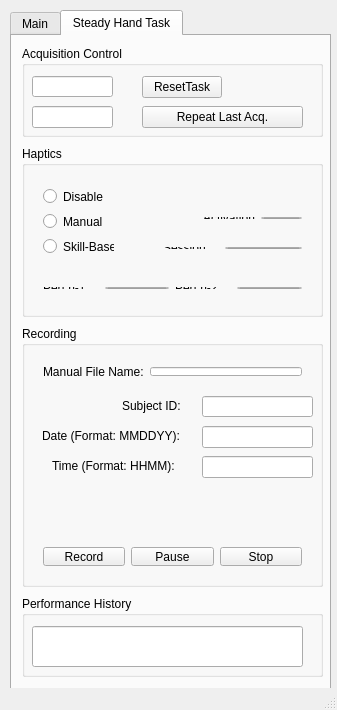
<?xml version="1.0" encoding="UTF-8"?>
<ui version="4.0">
 <class>MainWindow</class>
 <widget class="QMainWindow" name="MainWindow">
  <property name="geometry">
   <rect>
    <x>0</x>
    <y>0</y>
    <width>337</width>
    <height>710</height>
   </rect>
  </property>
  <property name="windowTitle">
   <string>MainWindow</string>
  </property>
  <widget class="QWidget" name="centralWidget">
   <widget class="QTabWidget" name="tabWidget">
    <property name="geometry">
     <rect>
      <x>10</x>
      <y>10</y>
      <width>321</width>
      <height>681</height>
     </rect>
    </property>
    <property name="currentIndex">
     <number>1</number>
    </property>
    <widget class="QWidget" name="main_tab">
     <attribute name="title">
      <string>Main</string>
     </attribute>
     <widget class="QGroupBox" name="groupBox">
      <property name="geometry">
       <rect>
        <x>10</x>
        <y>20</y>
        <width>281</width>
        <height>251</height>
       </rect>
      </property>
      <property name="autoFillBackground">
       <bool>true</bool>
      </property>
      <property name="title">
       <string>Tasks</string>
      </property>
      <property name="checkable">
       <bool>false</bool>
      </property>
      <layout class="QGridLayout" name="gridLayout">
       <item row="1" column="0">
        <widget class="QPushButton" name="button_task_1">
         <property name="sizePolicy">
          <sizepolicy hsizetype="Minimum" vsizetype="Expanding">
           <horstretch>0</horstretch>
           <verstretch>0</verstretch>
          </sizepolicy>
         </property>
         <property name="styleSheet">
          <string notr="true"/>
         </property>
         <property name="text">
          <string>Task 1</string>
         </property>
         <property name="checkable">
          <bool>true</bool>
         </property>
         <attribute name="buttonGroup">
          <string notr="true">buttonGroup</string>
         </attribute>
        </widget>
       </item>
       <item row="3" column="0">
        <widget class="QPushButton" name="button_task_3">
         <property name="sizePolicy">
          <sizepolicy hsizetype="Minimum" vsizetype="Expanding">
           <horstretch>0</horstretch>
           <verstretch>0</verstretch>
          </sizepolicy>
         </property>
         <property name="text">
          <string>Task 3</string>
         </property>
         <property name="checkable">
          <bool>true</bool>
         </property>
         <attribute name="buttonGroup">
          <string notr="true">buttonGroup</string>
         </attribute>
        </widget>
       </item>
       <item row="2" column="0">
        <widget class="QPushButton" name="button_task_2">
         <property name="sizePolicy">
          <sizepolicy hsizetype="Minimum" vsizetype="Expanding">
           <horstretch>0</horstretch>
           <verstretch>0</verstretch>
          </sizepolicy>
         </property>
         <property name="text">
          <string>Task 2</string>
         </property>
         <property name="checkable">
          <bool>true</bool>
         </property>
         <attribute name="buttonGroup">
          <string notr="true">buttonGroup</string>
         </attribute>
        </widget>
       </item>
       <item row="5" column="0">
        <widget class="QPushButton" name="button_task_4">
         <property name="sizePolicy">
          <sizepolicy hsizetype="Minimum" vsizetype="Expanding">
           <horstretch>0</horstretch>
           <verstretch>0</verstretch>
          </sizepolicy>
         </property>
         <property name="styleSheet">
          <string notr="true"/>
         </property>
         <property name="text">
          <string>Task 4</string>
         </property>
         <property name="checkable">
          <bool>true</bool>
         </property>
         <attribute name="buttonGroup">
          <string notr="true">buttonGroup</string>
         </attribute>
        </widget>
       </item>
       <item row="5" column="1">
        <widget class="QPushButton" name="button_task_8">
         <property name="sizePolicy">
          <sizepolicy hsizetype="Minimum" vsizetype="Expanding">
           <horstretch>0</horstretch>
           <verstretch>0</verstretch>
          </sizepolicy>
         </property>
         <property name="text">
          <string>Task 8</string>
         </property>
         <property name="checkable">
          <bool>true</bool>
         </property>
         <attribute name="buttonGroup">
          <string notr="true">buttonGroup</string>
         </attribute>
        </widget>
       </item>
       <item row="1" column="1">
        <widget class="QPushButton" name="button_task_5">
         <property name="sizePolicy">
          <sizepolicy hsizetype="Minimum" vsizetype="Expanding">
           <horstretch>0</horstretch>
           <verstretch>0</verstretch>
          </sizepolicy>
         </property>
         <property name="text">
          <string>Task 5</string>
         </property>
         <property name="checkable">
          <bool>true</bool>
         </property>
         <attribute name="buttonGroup">
          <string notr="true">buttonGroup</string>
         </attribute>
        </widget>
       </item>
       <item row="2" column="1">
        <widget class="QPushButton" name="button_task_6">
         <property name="sizePolicy">
          <sizepolicy hsizetype="Minimum" vsizetype="Expanding">
           <horstretch>0</horstretch>
           <verstretch>0</verstretch>
          </sizepolicy>
         </property>
         <property name="text">
          <string>Task 6</string>
         </property>
         <property name="checkable">
          <bool>true</bool>
         </property>
         <attribute name="buttonGroup">
          <string notr="true">buttonGroup</string>
         </attribute>
        </widget>
       </item>
       <item row="3" column="1">
        <widget class="QPushButton" name="button_task_7">
         <property name="sizePolicy">
          <sizepolicy hsizetype="Minimum" vsizetype="Expanding">
           <horstretch>0</horstretch>
           <verstretch>0</verstretch>
          </sizepolicy>
         </property>
         <property name="text">
          <string>Task 7</string>
         </property>
         <property name="checkable">
          <bool>true</bool>
         </property>
         <attribute name="buttonGroup">
          <string notr="true">buttonGroup</string>
         </attribute>
        </widget>
       </item>
      </layout>
     </widget>
     <widget class="QGroupBox" name="option_group">
      <property name="geometry">
       <rect>
        <x>10</x>
        <y>280</y>
        <width>281</width>
        <height>111</height>
       </rect>
      </property>
      <property name="title">
       <string>Options</string>
      </property>
      <widget class="QCheckBox" name="checkBox_pub_imgs">
       <property name="geometry">
        <rect>
         <x>20</x>
         <y>80</y>
         <width>111</width>
         <height>20</height>
        </rect>
       </property>
       <property name="text">
        <string>Publish Imgs</string>
       </property>
      </widget>
      <widget class="QWidget" name="layoutWidget">
       <property name="geometry">
        <rect>
         <x>160</x>
         <y>30</y>
         <width>111</width>
         <height>71</height>
        </rect>
       </property>
       <layout class="QVBoxLayout" name="verticalLayout_2">
        <item>
         <widget class="QPushButton" name="button_calib_arm1">
          <property name="sizePolicy">
           <sizepolicy hsizetype="Minimum" vsizetype="Expanding">
            <horstretch>0</horstretch>
            <verstretch>0</verstretch>
           </sizepolicy>
          </property>
          <property name="text">
           <string>Calibrate Arm 1</string>
          </property>
         </widget>
        </item>
        <item>
         <widget class="QPushButton" name="button_calib_arm2">
          <property name="sizePolicy">
           <sizepolicy hsizetype="Minimum" vsizetype="Expanding">
            <horstretch>0</horstretch>
            <verstretch>0</verstretch>
           </sizepolicy>
          </property>
          <property name="text">
           <string>Calibrate Arm 2</string>
          </property>
         </widget>
        </item>
       </layout>
      </widget>
      <widget class="QPushButton" name="button_home_masters">
       <property name="geometry">
        <rect>
         <x>20</x>
         <y>30</y>
         <width>109</width>
         <height>31</height>
        </rect>
       </property>
       <property name="sizePolicy">
        <sizepolicy hsizetype="Minimum" vsizetype="Expanding">
         <horstretch>0</horstretch>
         <verstretch>0</verstretch>
        </sizepolicy>
       </property>
       <property name="text">
        <string>Home Masters</string>
       </property>
      </widget>
     </widget>
     <widget class="QPushButton" name="button_kill_core">
      <property name="geometry">
       <rect>
        <x>20</x>
        <y>420</y>
        <width>111</width>
        <height>61</height>
       </rect>
      </property>
      <property name="text">
       <string>Kill Core</string>
      </property>
     </widget>
     <widget class="QPushButton" name="button_exit">
      <property name="geometry">
       <rect>
        <x>150</x>
        <y>420</y>
        <width>131</width>
        <height>61</height>
       </rect>
      </property>
      <property name="text">
       <string>EXIT</string>
      </property>
     </widget>
    </widget>
    <widget class="QWidget" name="steady_hand_tab">
     <attribute name="title">
      <string>Steady Hand Task</string>
     </attribute>
     <widget class="QGroupBox" name="groupBox_3">
      <property name="geometry">
       <rect>
        <x>10</x>
        <y>10</y>
        <width>301</width>
        <height>91</height>
       </rect>
      </property>
      <property name="title">
       <string>Acquisition Control</string>
      </property>
      <widget class="QLineEdit" name="line_edit_num_repetitions">
       <property name="geometry">
        <rect>
         <x>10</x>
         <y>30</y>
         <width>81</width>
         <height>21</height>
        </rect>
       </property>
       <property name="sizePolicy">
        <sizepolicy hsizetype="Minimum" vsizetype="Fixed">
         <horstretch>0</horstretch>
         <verstretch>0</verstretch>
        </sizepolicy>
       </property>
      </widget>
      <widget class="QLineEdit" name="line_edit_duration">
       <property name="geometry">
        <rect>
         <x>10</x>
         <y>60</y>
         <width>81</width>
         <height>22</height>
        </rect>
       </property>
       <property name="sizePolicy">
        <sizepolicy hsizetype="Minimum" vsizetype="Fixed">
         <horstretch>0</horstretch>
         <verstretch>0</verstretch>
        </sizepolicy>
       </property>
      </widget>
      <widget class="QPushButton" name="button_reset">
       <property name="geometry">
        <rect>
         <x>120</x>
         <y>30</y>
         <width>80</width>
         <height>22</height>
        </rect>
       </property>
       <property name="text">
        <string>ResetTask</string>
       </property>
      </widget>
      <widget class="QPushButton" name="button_repeat">
       <property name="geometry">
        <rect>
         <x>120</x>
         <y>60</y>
         <width>161</width>
         <height>22</height>
        </rect>
       </property>
       <property name="text">
        <string>Repeat Last Acq.</string>
       </property>
      </widget>
     </widget>
     <widget class="QGroupBox" name="groupBox_4">
      <property name="geometry">
       <rect>
        <x>10</x>
        <y>110</y>
        <width>301</width>
        <height>171</height>
       </rect>
      </property>
      <property name="title">
       <string>Haptics</string>
      </property>
      <widget class="QWidget" name="layoutWidget">
       <property name="geometry">
        <rect>
         <x>170</x>
         <y>60</y>
         <width>121</width>
         <height>24</height>
        </rect>
       </property>
       <layout class="QHBoxLayout" name="horizontalLayout_3">
        <item>
         <widget class="QLabel" name="activation_label">
          <property name="text">
           <string>Activation</string>
          </property>
         </widget>
        </item>
        <item>
         <widget class="QLineEdit" name="input_ac_activation">
          <property name="text">
           <string/>
          </property>
          <property name="readOnly">
           <bool>false</bool>
          </property>
         </widget>
        </item>
       </layout>
      </widget>
      <widget class="QWidget" name="layoutWidget">
       <property name="geometry">
        <rect>
         <x>10</x>
         <y>30</y>
         <width>93</width>
         <height>91</height>
        </rect>
       </property>
       <layout class="QVBoxLayout" name="verticalLayout_3">
        <item>
         <widget class="QRadioButton" name="button_haptics_disable">
          <property name="text">
           <string>Disable</string>
          </property>
          <attribute name="buttonGroup">
           <string notr="true">buttonGroup_2</string>
          </attribute>
         </widget>
        </item>
        <item>
         <widget class="QRadioButton" name="button_haptics_manual">
          <property name="text">
           <string>Manual</string>
          </property>
          <attribute name="buttonGroup">
           <string notr="true">buttonGroup_2</string>
          </attribute>
         </widget>
        </item>
        <item>
         <widget class="QRadioButton" name="button_haptics_skill">
          <property name="text">
           <string>Skill-Based</string>
          </property>
          <attribute name="buttonGroup">
           <string notr="true">buttonGroup_2</string>
          </attribute>
         </widget>
        </item>
       </layout>
      </widget>
      <widget class="QWidget" name="layoutWidget">
       <property name="geometry">
        <rect>
         <x>10</x>
         <y>130</y>
         <width>281</width>
         <height>24</height>
        </rect>
       </property>
       <layout class="QHBoxLayout" name="horizontalLayout_2">
        <item>
         <widget class="QLabel" name="init_perf_label">
          <property name="text">
           <string>Perf n-1    </string>
          </property>
         </widget>
        </item>
        <item>
         <widget class="QLineEdit" name="input_init_perf_1">
          <property name="text">
           <string/>
          </property>
          <property name="readOnly">
           <bool>false</bool>
          </property>
         </widget>
        </item>
        <item>
         <widget class="QLabel" name="init_perf_label_2">
          <property name="text">
           <string>Perf n-2    </string>
          </property>
         </widget>
        </item>
        <item>
         <widget class="QLineEdit" name="input_init_perf_2">
          <property name="text">
           <string/>
          </property>
          <property name="readOnly">
           <bool>false</bool>
          </property>
         </widget>
        </item>
       </layout>
      </widget>
      <widget class="QWidget" name="layoutWidget">
       <property name="geometry">
        <rect>
         <x>130</x>
         <y>90</y>
         <width>161</width>
         <height>24</height>
        </rect>
       </property>
       <layout class="QHBoxLayout" name="horizontalLayout_5">
        <item>
         <widget class="QLabel" name="session_label">
          <property name="text">
           <string>Session    </string>
          </property>
         </widget>
        </item>
        <item>
         <widget class="QLineEdit" name="input_session">
          <property name="sizePolicy">
           <sizepolicy hsizetype="Maximum" vsizetype="Fixed">
            <horstretch>0</horstretch>
            <verstretch>0</verstretch>
           </sizepolicy>
          </property>
          <property name="text">
           <string/>
          </property>
          <property name="readOnly">
           <bool>false</bool>
          </property>
         </widget>
        </item>
       </layout>
      </widget>
     </widget>
     <widget class="QGroupBox" name="groupBox_2">
      <property name="geometry">
       <rect>
        <x>10</x>
        <y>290</y>
        <width>301</width>
        <height>261</height>
       </rect>
      </property>
      <property name="title">
       <string>Recording</string>
      </property>
      <widget class="QWidget" name="layoutWidget">
       <property name="geometry">
        <rect>
         <x>10</x>
         <y>30</y>
         <width>281</width>
         <height>31</height>
        </rect>
       </property>
       <layout class="QHBoxLayout" name="horizontalLayout">
        <item>
         <widget class="QLabel" name="label">
          <property name="text">
           <string>Manual File Name:</string>
          </property>
         </widget>
        </item>
        <item>
         <widget class="QLineEdit" name="file_name">
          <property name="readOnly">
           <bool>false</bool>
          </property>
         </widget>
        </item>
       </layout>
      </widget>
      <widget class="QWidget" name="layoutWidget">
       <property name="geometry">
        <rect>
         <x>10</x>
         <y>210</y>
         <width>281</width>
         <height>41</height>
        </rect>
       </property>
       <layout class="QHBoxLayout" name="horizontalLayout_4">
        <item>
         <widget class="QPushButton" name="record">
          <property name="sizePolicy">
           <sizepolicy hsizetype="Minimum" vsizetype="Expanding">
            <horstretch>0</horstretch>
            <verstretch>0</verstretch>
           </sizepolicy>
          </property>
          <property name="styleSheet">
           <string notr="true">#record:checked{
color:rgb(255, 0, 4);
background-color: red;
}
	
</string>
          </property>
          <property name="text">
           <string>Record</string>
          </property>
          <property name="checkable">
           <bool>true</bool>
          </property>
         </widget>
        </item>
        <item>
         <widget class="QPushButton" name="pause_button">
          <property name="sizePolicy">
           <sizepolicy hsizetype="Minimum" vsizetype="Expanding">
            <horstretch>0</horstretch>
            <verstretch>0</verstretch>
           </sizepolicy>
          </property>
          <property name="styleSheet">
           <string notr="true">#pause_button:checked{
color:rgb(255, 0, 0);
}</string>
          </property>
          <property name="text">
           <string>Pause</string>
          </property>
          <property name="checkable">
           <bool>true</bool>
          </property>
         </widget>
        </item>
        <item>
         <widget class="QPushButton" name="stop">
          <property name="sizePolicy">
           <sizepolicy hsizetype="Minimum" vsizetype="Expanding">
            <horstretch>0</horstretch>
            <verstretch>0</verstretch>
           </sizepolicy>
          </property>
          <property name="text">
           <string>Stop</string>
          </property>
         </widget>
        </item>
       </layout>
      </widget>
      <widget class="QLineEdit" name="subject_id">
       <property name="geometry">
        <rect>
         <x>180</x>
         <y>70</y>
         <width>111</width>
         <height>21</height>
        </rect>
       </property>
      </widget>
      <widget class="QLabel" name="label_2">
       <property name="geometry">
        <rect>
         <x>20</x>
         <y>100</y>
         <width>151</width>
         <height>20</height>
        </rect>
       </property>
       <property name="text">
        <string>Date (Format: MMDDYY):</string>
       </property>
      </widget>
      <widget class="QLineEdit" name="datelabel">
       <property name="geometry">
        <rect>
         <x>180</x>
         <y>100</y>
         <width>111</width>
         <height>22</height>
        </rect>
       </property>
      </widget>
      <widget class="QLabel" name="label_3">
       <property name="geometry">
        <rect>
         <x>100</x>
         <y>70</y>
         <width>81</width>
         <height>20</height>
        </rect>
       </property>
       <property name="text">
        <string>Subject ID:</string>
       </property>
      </widget>
      <widget class="QLineEdit" name="timelabel">
       <property name="geometry">
        <rect>
         <x>180</x>
         <y>130</y>
         <width>111</width>
         <height>22</height>
        </rect>
       </property>
      </widget>
      <widget class="QLabel" name="label_4">
       <property name="geometry">
        <rect>
         <x>30</x>
         <y>130</y>
         <width>141</width>
         <height>20</height>
        </rect>
       </property>
       <property name="text">
        <string>Time (Format: HHMM):</string>
       </property>
      </widget>
     </widget>
     <widget class="QGroupBox" name="groupBox_5">
      <property name="geometry">
       <rect>
        <x>10</x>
        <y>560</y>
        <width>301</width>
        <height>81</height>
       </rect>
      </property>
      <property name="title">
       <string>Performance History</string>
      </property>
      <widget class="QLineEdit" name="text_perf_history">
       <property name="geometry">
        <rect>
         <x>10</x>
         <y>30</y>
         <width>271</width>
         <height>41</height>
        </rect>
       </property>
       <property name="text">
        <string/>
       </property>
       <property name="readOnly">
        <bool>false</bool>
       </property>
      </widget>
     </widget>
    </widget>
   </widget>
  </widget>
  <widget class="QStatusBar" name="statusBar"/>
  <action name="actionDo_Something">
   <property name="text">
    <string>Do Something</string>
   </property>
  </action>
 </widget>
 <layoutdefault spacing="6" margin="11"/>
 <resources/>
 <connections/>
 <buttongroups>
  <buttongroup name="buttonGroup_2"/>
  <buttongroup name="buttonGroup"/>
 </buttongroups>
</ui>
